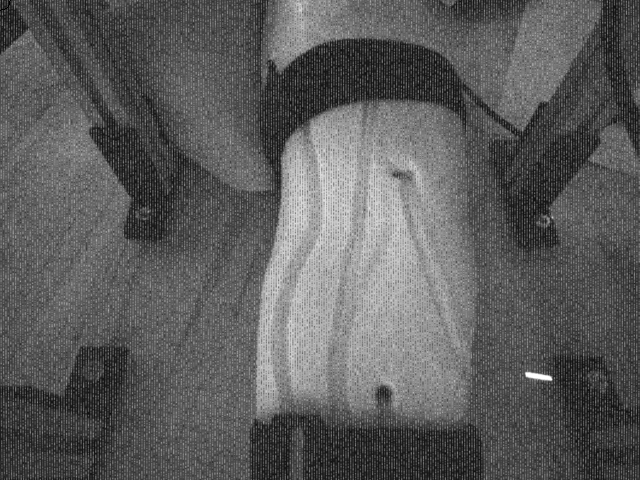
#> input picture fake_arm_19.png, 640 x 480 px
$ python vein_detect_attempt2.py
#> lines starting #> are read from the running program, lines starting #| are printed output that depends on the picture; after the words box and inside, x2 and y2 are one past the last pixel; in counts of white or black regions, pixels touching at a corner belong together
import cv2
import numpy as np
import matplotlib
from matplotlib.pyplot import imshow
from matplotlib import pyplot as plt

im_gray = cv2.imread("fake_arm_19.png", cv2.IMREAD_GRAYSCALE)
#> im_gray is the input picture: shape (480, 640); min 0, max 255, mean 92.7
#_, mask = cv2.threshold(im_gray, thresh=180, maxval=255, type=cv2.THRESH_BINARY_INV)
#im_thresh_gray = cv2.bitwise_and(im_gray, mask)

# Blur original
blur_image = cv2.medianBlur(im_gray,7)
cv2.imshow("blur",blur_image)

# Mask to range (arm)
masked = cv2.inRange(im_gray, 135, 175)
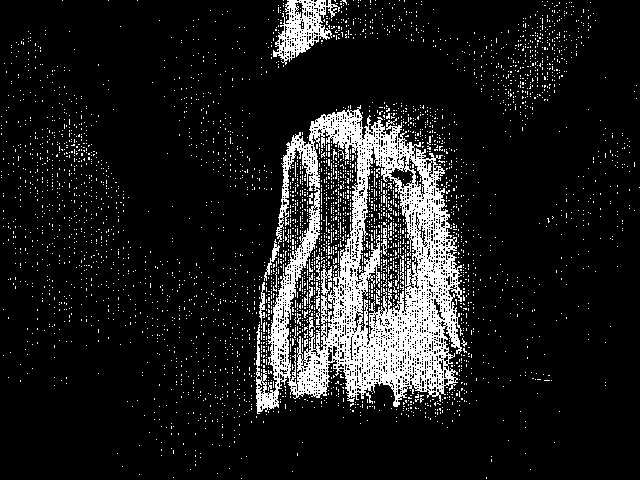
#> masked: shape (480, 640); 11.7% white; 3722 white regions (3698 under 20 px), largest, box (x1, y1, x2, y2) and area: (256, 105, 463, 414) 25337, (273, 0, 340, 65) 1850, (321, 264, 332, 296) 182
res = cv2.bitwise_and(blur_image, masked)
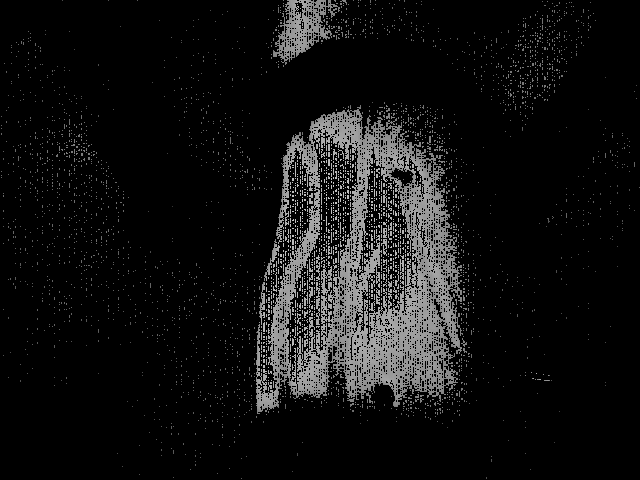
#> res: shape (480, 640); min 0, max 205, mean 17.7
#cv2.imshow('real_filtered',res)

# Blur masked to remove filtered dots
blur_image2 = cv2.medianBlur(res,5)
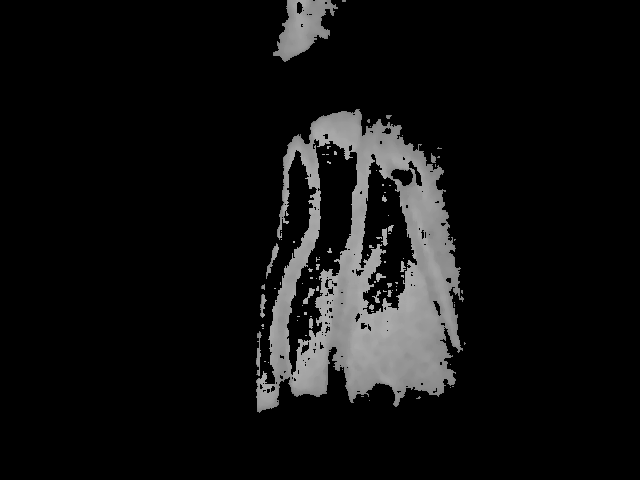
#> blur_image2: shape (480, 640); min 0, max 182, mean 16.7
cv2.imshow('blur2',blur_image2)

edge_img = cv2.Canny(blur_image2,100,200)
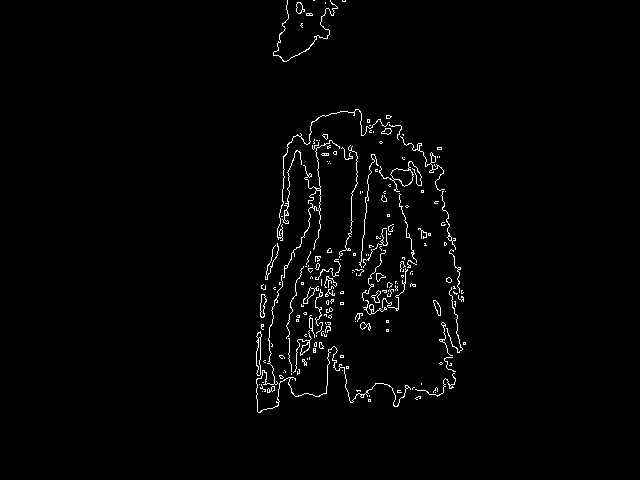
#> edge_img: shape (480, 640); 1.7% white in thin lines or dots, all inside (x1, y1, x2, y2) = (256, 0, 466, 413)
cv2.imshow("edges",edge_img)
cv2.waitKey(0)
